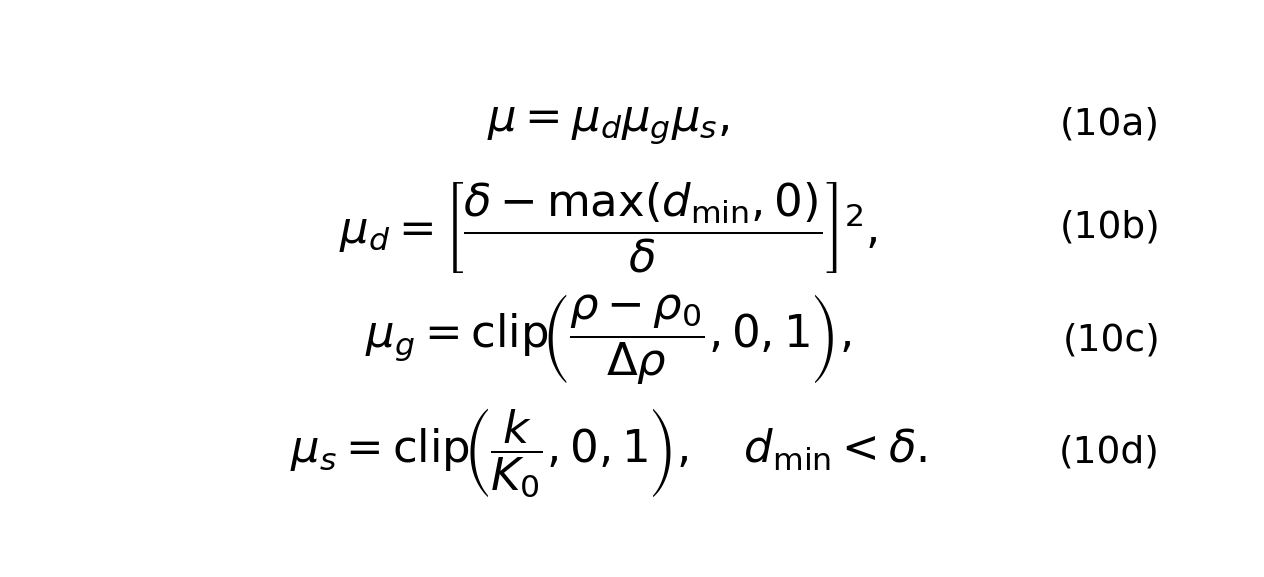

Write Python code to recreate this figure.
"""Generate a preview of per-line subequation numbering for Equation (10)."""

from pathlib import Path

import matplotlib.pyplot as plt


fig, ax = plt.subplots(figsize=(8.6, 3.7), dpi=180)
ax.set_xlim(0, 1)
ax.set_ylim(0, 1)
ax.axis("off")

lines = [
    (r"$\mu=\mu_d\mu_g\mu_s,$", "(10a)"),
    (r"$\mu_d=\left[\dfrac{\delta-\max(d_{\min},0)}{\delta}\right]^2,$", "(10b)"),
    (r"$\mu_g=\mathrm{clip}\!\left(\dfrac{\rho-\rho_0}{\Delta\rho},0,1\right),$", "(10c)"),
    (r"$\mu_s=\mathrm{clip}\!\left(\dfrac{k}{K_0},0,1\right),\quad d_{\min}<\delta.$", "(10d)"),
]

for y, (formula, number) in zip((0.82, 0.62, 0.40, 0.18), lines):
    ax.text(0.48, y, formula, ha="center", va="center", fontsize=18, color="black")
    ax.text(0.94, y, number, ha="right", va="center", fontsize=15, color="black")

fig.savefig(
    Path(__file__).with_name("preview_multiline_equation_numbering.png"),
    bbox_inches="tight",
    pad_inches=0.18,
    facecolor="white",
)
plt.close(fig)
